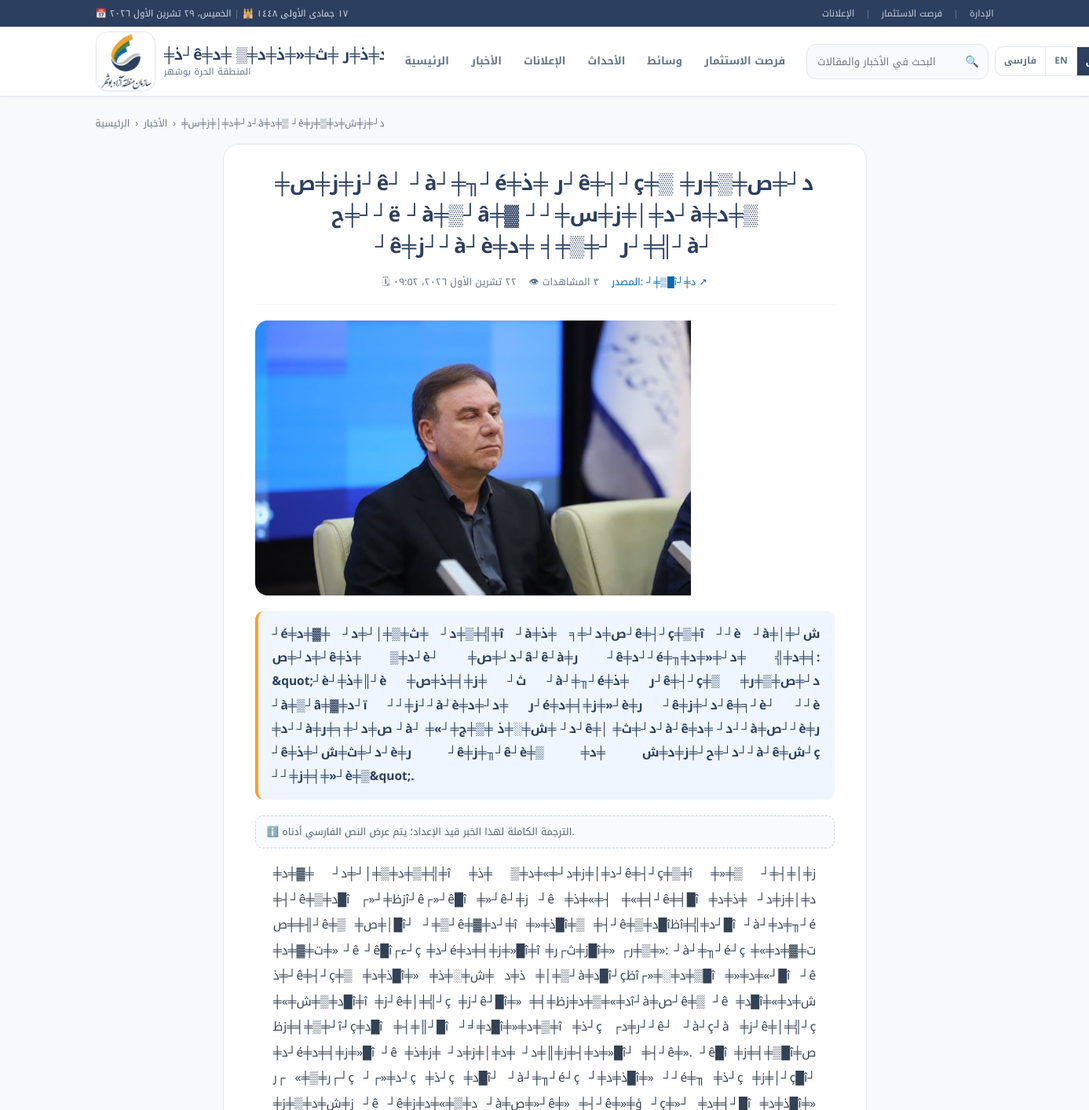
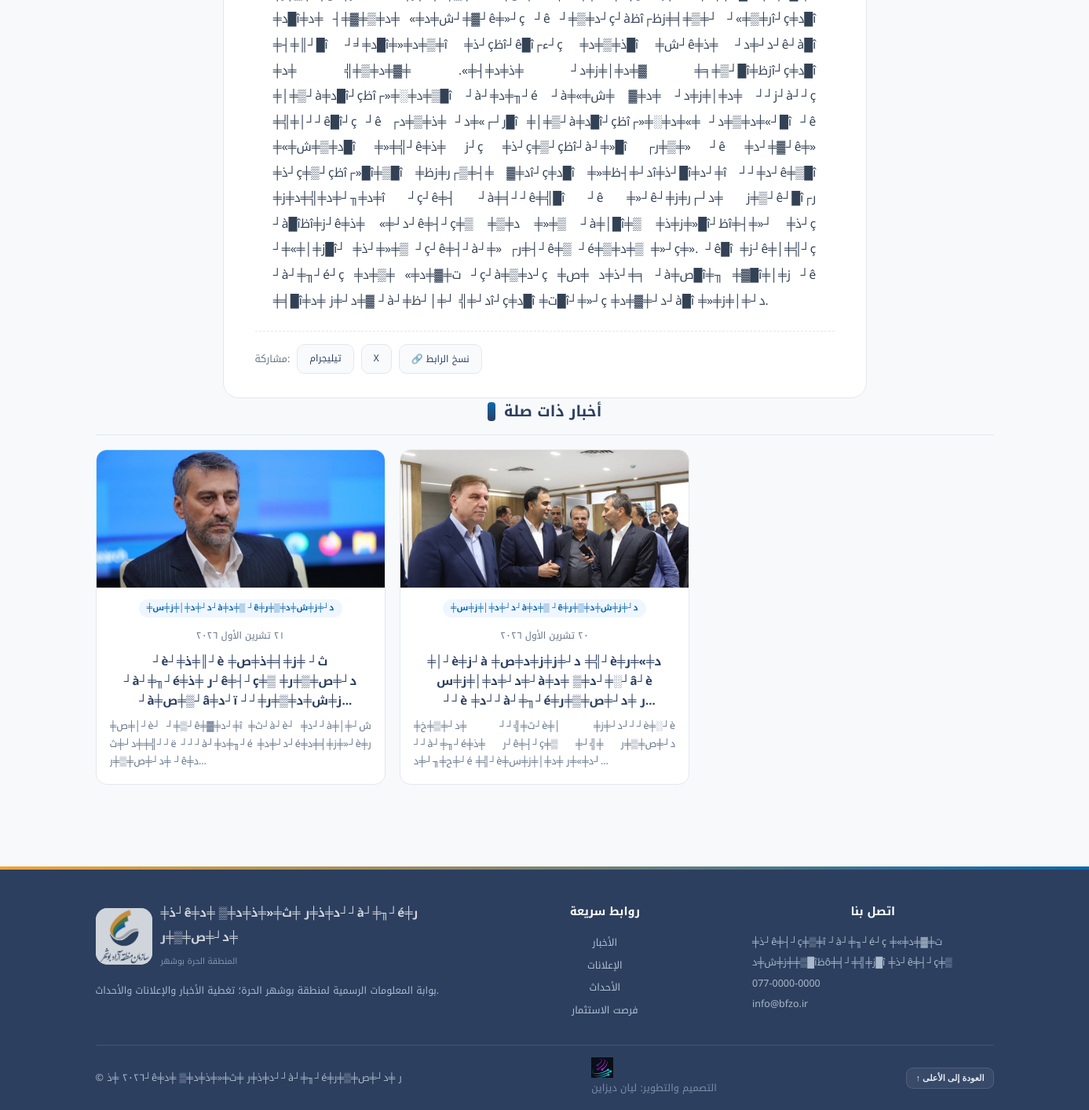
The page /index.php?id=32&p=article&lang=ar on the database its author committed (2 pictures, top to bottom).
### tables this page shows
CREATE TABLE `articles` (
  `id` int(10) unsigned NOT NULL AUTO_INCREMENT,
  `category_id` int(10) unsigned DEFAULT NULL,
  `image` varchar(300) DEFAULT NULL,
  `source_name` varchar(120) DEFAULT NULL,
  `source_url` varchar(400) DEFAULT NULL,
  `is_pinned` tinyint(1) DEFAULT 0,
  `is_published` tinyint(1) DEFAULT 0,
  `published_at` datetime NOT NULL DEFAULT current_timestamp(),
  `views` int(10) unsigned DEFAULT 0,
  `created_at` datetime DEFAULT current_timestamp(),
  `updated_at` datetime DEFAULT NULL,
  PRIMARY KEY (`id`),
  KEY `idx_pub` (`is_published`,`published_at`),
  KEY `category_id` (`category_id`),
  CONSTRAINT `articles_ibfk_1` FOREIGN KEY (`category_id`) REFERENCES `categories` (`id`) ON DELETE SET NULL
);

CREATE TABLE `settings` (
  `k` varchar(100) NOT NULL,
  `v` text DEFAULT NULL,
  PRIMARY KEY (`k`)
);

### index.php (the view, shortened to what the rows shown need)
<?php
require_once __DIR__ . '/app.php';
$lang = lang();
$p   = getp('p', 'home');
function site_name(): string {
    $l = lang();
    return setting('site_name_' . $l, setting('site_name', app()['site']['name']));
}
function cat_names(): array {
    static $m = null; if ($m !== null) return $m;
    $m = []; foreach (categories(false) as $c) $m[(int)$c['id']] = (string)$c['name'];
    return $m;
}
function news_card(array $a, bool $big = false): string {
    $im = img($a['image']);
    $per = url('article', ['id' => $a['id']]);
    $cat = cat_names()[(int)($a['category_id'] ?? 0)] ?? '';
    return '<article class="ncard' . ($big ? ' ncard-big' : '') . '">
        <a class="ncard-im" href="' . e($per) . '">' . ($im ? '<img src="' . e($im) . '" alt="' . e($a['title']) . '" loading="lazy">' : '<span class="noimg">📰</span>') . '</a>
        <div class="ncard-bd">' . ($cat ? '<span class="ncard-cat">' . e($cat) . '</span>' : '') . '
            <div class="ncard-meta"><time>' . e(date_i18n($a['published_at'], false)) . '</time></div>
            <h3 class="ncard-t"><a href="' . e($per) . '">' . e($a['title']) . '</a></h3>
            <p class="ncard-x">' . e(excerpt($a['excerpt'] ?? '', $big ? 220 : 110)) . '</p>
        </div></article>';
}
function section_head(string $title, ?string $link = null): string {
    return '<div class="shead"><h2 class="stitle"><span></span>' . e($title) . '</h2>' .
        ($link ? '<a class="slink" href="' . e($link) . '">' . e(t('more')) . ' ›</a>' : '') . '</div>';
}
function page_header(string $pTitle = ''): void {
    $lang = lang();
    $site = site_name();
    $sub  = tl('منطقه آزاد تجاری–صنعتی بوشهر', 'Bushehr Free Trade Zone', 'المنطقة الحرة بوشهر');
    $nav = [
        'home' => t('home'), 'news' => t('news'), 'announcements' => t('announcements'),
        'events' => t('events'), 'media' => t('media'), 'investments' => t('investments'),
    ];
    $today = date('Y-m-d');
    $portalDate = date_i18n($today, false);
    if ($lang === 'ar') {
        $am = ar_months();
        $ts = strtotime($today);
        $portalDate = weekday_name($today) . '، ' . num_i18n(date('j', $ts)) . ' ' . $am[(int)date('n', $ts)] . ' ' . num_i18n(date('Y', $ts));
    }
    $hijri = hijri_date($today);
    $greg = '';
    echo '<!doctype html><html lang="' . e($lang) . '" dir="' . dir_of() . '"><head>
<meta charset="utf-8"><meta name="viewport" content="width=device-width, initial-scale=1">
<title>' . e(($pTitle ? $pTitle . ' — ' : '') . $site . ' | ' . $sub) . '</title>
<meta name="description" content="' . e(setting('about_' . $lang, t('footer_desc'))) . '">
<link rel="icon" href="assets/img/brand/bushehr-free-zone-logo.jpg">
<link rel="stylesheet" href="assets/css/main.css?v=7">
<script>try{var m=localStorage.getItem("theme")||"auto";if(m==="dark"||(m==="auto"&&matchMedia("(prefers-color-scheme:dark)").matches))document.documentElement.dataset.theme="dark"}catch(e){}</script>
</head><body>
<div class="u-strip"><div class="wrap">
  <div class="u-info"><span class="u-date">📅 ' . e($portalDate) . '</span><span class="sep">&nbsp;|&nbsp;</span><span class="u-hijri">🕌 ' . e($hijri) . '</span>' . ($greg !== '' ? '<span class="sep">&nbsp;|&nbsp;</span><span class="u-greg">🌍 ' . e($greg) . '</span>' : '') . '</div>
  <div class="u-quick">
    <a href="' . e(url('announcements')) . '">' . e(t('announcements')) . '</a><span class="sep">|</span>
    <a href="' . e(url('investments')) . '">' . e(t('investments')) . '</a><span class="sep">|</span>
    <a href="admin.php">' . e(tl('پنل مدیریت', 'Admin', 'الإدارة')) . '</a>
  </div>
</div></div>
<header class="hdr"><div class="wrap hdr-in">
  <a class="hdr-brand" href="' . e(url('home')) . '">
    <span class="hdr-logo"><img src="assets/img/brand/bushehr-free-zone-logo.jpg" alt="' . e($site) . '"></span>
    <span class="hdr-bt"><b>' . e($site) . '</b><small>' . e($sub) . '</small></span>
  </a>
  <nav class="mainnav">';
    foreach ($nav as $k => $v) echo '<a class="nav-link' . (getp('p', 'home') === $k ? ' on' : '') . '" href="' . e(url($k)) . '">' . e($v) . '</a>';
    echo '</nav>
  <div class="top-actions">
    <form class="qsearch" action="index.php" method="get" role="search">
      <input type="hidden" name="p" value="search"><input type="hidden" name="lang" value="' . e($lang) . '">
      <input class="qin" type="search" name="q" placeholder="' . e(t('search_ph')) . '" required>
      <button aria-label="' . e(t('search')) . '">🔍</button>
    </form>
    <div class="langsw">';
    $g2 = $_GET;
    foreach (all_langs() as $lc) {
        $g2['p'] = getp('p', 'home'); $g2['lang'] = $lc;
        $ln = ['fa' => 'فارسی', 'en' => 'EN', 'ar' => 'عربی'][$lc];
        if ($lc !== $lang) echo '<a class="lang-b" href="index.php?' . e(http_build_query($g2)) . '">' . e($ln) . '</a>';
        else echo '<button class="lang-b cur" disabled>' . e($ln) . '</button>';
    }
    echo '</div>
    <button id="themeBtn" class="icon-btn" aria-label="theme">🌒</button>
    <button id="menuBtn" class="icon-btn menu-btn">☰</button>
  </div>
</div></header>
<main class="wrap main">';
}
function page_footer(): void {
    $site = site_name();
    echo '</main>
<footer class="foot"><div class="wrap"><div class="fgrid">
  <div><div class="fbrand"><span class="flogo"><img src="assets/img/brand/bushehr-free-zone-logo.jpg" alt=""></span>
     <span><b>' . e($site) . '</b><small>' . e(tl('منطقه آزاد تجاری–صنعتی بوشهر', 'Bushehr Free Trade Zone', 'المنطقة الحرة بوشهر')) . '</small></span></div>
    <p>' . e(t('footer_desc')) . '</p></div>
  <div><h4>' . e(t('quick_links')) . '</h4>
    <a class="flnk" href="' . e(url('news')) . '">' . e(t('news')) . '</a>
    <a class="flnk" href="' . e(url('announcements')) . '">' . e(t('announcements')) . '</a>
    <a class="flnk" href="' . e(url('events')) . '">' . e(t('events')) . '</a>
    <a class="flnk" href="' . e(url('investments')) . '">' . e(t('investments')) . '</a></div>
  <div><h4>' . e(t('contact')) . '</h4>
    <span>' . e(setting('address', '')) . '</span>
    <span dir="ltr">' . e(setting('phone', '')) . '</span>
    <span dir="ltr">' . e(setting('email', '')) . '</span></div>
</div>
<div class="foot-b"><span>© ' . e(num_i18n((int)date('Y'))) . ' ' . e($site) . '</span>
  <span class="credit"><img src="assets/img/brand/liandesign-logo.png" alt="Lian Design" width="28" height="26" loading="lazy">' . e(tl('طراحی و توسعه: لیان دیزاین', 'Design & Development: Lian Design', 'التصميم والتطوير: ليان ديزاين')) . '</span>
  <button class="totop" type="button" onclick="window.scrollTo({top:0,behavior:\'smooth\'})">↑ ' . e(tl('بازگشت به بالا', 'Back to top', 'العودة إلى الأعلى')) . '</button></div></div>
</footer>
<script src="assets/js/main.js?v=2" defer></script>
</body></html>';
}
switch ($p) {
case 'article': {
    $id = ini('id', 0); $a = $id ? article_find($id) : null;
    $catName = cat_names()[(int)$a['category_id']] ?? '';
    page_header($a['title']);
    $im = img($a['image']);
    echo '<nav class="crumbs"><a href="' . e(url('home')) . '">' . e(t('home')) . '</a> › <a href="' . e(url('news')) . '">' . e(t('news')) . '</a>' .
         ($catName ? ' › <a href="' . e(url('news', ['cat' => (int)$a['category_id']])) . '">' . e($catName) . '</a>' : '') . '</nav>
    <article class="art">
      <h1 class="art-t">' . e($a['title']) . '</h1>
      <div class="art-meta">
        <time>🗓 ' . e(date_i18n($a['published_at'])) . '</time>
        <span>👁 ' . e(num_i18n((int)$a['views'] + 1)) . ' ' . e(t('views')) . '</span>' .
        ($a['source_url'] ? '<a class="src" href="' . e($a['source_url']) . '" target="_blank" rel="noopener">' . e(t('source')) . ': ' . e($a['source_name'] ?: (string)parse_url((string)$a['source_url'], PHP_URL_HOST)) . ' ↗</a>' : '') . '
      </div>' .
      ($im ? '<figure class="art-im"><img src="' . e($im) . '" alt="' . e($a['title']) . '"></figure>' : '') .
      ($a['excerpt'] ? '<p class="art-lead">' . e($a['excerpt']) . '</p>' : '') .
      ($lang !== 'fa' && !q1("SELECT id FROM article_translations WHERE article_id = ? AND lang = ? AND body IS NOT NULL", [$id, $lang])
          ? '<p class="tr-note">ℹ️ ' . e(tl('ترجمه کامل متن این خبر به این زبان در دست تهیه است؛ متن کامل به فارسی نشان داده می‌شود.',
                                          'Full translation of this article is in progress; the original Persian text is shown below.',
                                          'الترجمة الكاملة لهذا الخبر قيد الإعداد؛ يتم عرض النص الفارسي أدناه.')) . '</p>' : '') .
      '<div class="prose">' . nl2br(e($a['body'] ?? '')) . '</div>';
    echo '<div class="share"><span>' . e(tl('اشتراک‌گذاری', 'Share', 'مشاركة')) . ':</span>
      <a target="_blank" rel="noopener" href="https://t.me/share/url?url=' . e(urlencode('http://' . ($_SERVER['HTTP_HOST'] ?? '') . strtok($_SERVER['REQUEST_URI'] ?: '', '?') . '?p=article&id=' . $id)) . '">' . e(tl('تلگرام', 'Telegram', 'تيليجرام')) . '</a>
      <a target="_blank" rel="noopener" href="https://twitter.com/intent/tweet?url=' . e(urlencode('http://' . ($_SERVER['HTTP_HOST'] ?? '') . '?p=article&id=' . $id)) . '">X</a>
      <button id="copyBtn" onclick="copyLink()">🔗 ' . e(tl('کپی لینک', 'Copy link', 'نسخ الرابط')) . '</button></div>
    </article>';
    $rel = articles_query((int)$a['category_id'] ? 'a.category_id = ' . (int)$a['category_id'] . ' AND a.id != ' . $id : 'a.id != ' . $id, [], 3);
    if ($rel) echo '<section class="sec">' . section_head(t('related')) . '<div class="ngrid">' . implode('', array_map(fn($r) => news_card($r), $rel)) . '</div></section>';
    page_footer();
} break;
}

### rows shown on the page
articles: published_at "٢٢ تشرين الأول ٢٠٢٦، ٠٩:٥٢", source_name "┘╪▒█î┘╪د", image (picture)
articles: image (picture), category "╪د┘╪د╪│╪ز╪س┘à╪د╪▒ ┘ê╪د┘╪ز╪ش╪د╪▒╪ر", published_at "٢١ تشرين الأول ٢٠٢٦"
articles: image (picture), category "╪د┘╪د╪│╪ز╪س┘à╪د╪▒ ┘ê╪د┘╪ز╪ش╪د╪▒╪ر", published_at "٢٠ تشرين الأول ٢٠٢٦"
settings: v "╪ذ┘ê╪┤┘ç╪▒╪î ┘à┘╪╖┘é┘ç ╪ت╪▓╪د╪» ╪ز╪ش╪د╪▒█îظô╪╡┘╪╣╪ز█î ╪ذ┘ê╪┤┘ç╪▒"
settings: v "077-0000-0000"
settings: v "info@bfzo.ir"

### other values the page prints
$portalDate "الخميس، ٢٩ تشرين الأول ٢٠٢٦"
$hijri "١٧ جمادى الأولى ١٤٤٨"
t('announcements') "الإعلانات"
t('investments') "فرصت الاستثمار"
tl('پنل مدیریت', 'Admin', 'الإدارة') "الإدارة"
$site "╪ذ┘ê╪…"
$sub "المنطقة الحرة بوشهر"
$v "الرئيسية"
$v "الأخبار"
$v "الإعلانات"
$v "الأحداث"
$v "وسائط"
$v "فرصت الاستثمار"
$ln "فارسی"
$ln "EN"
